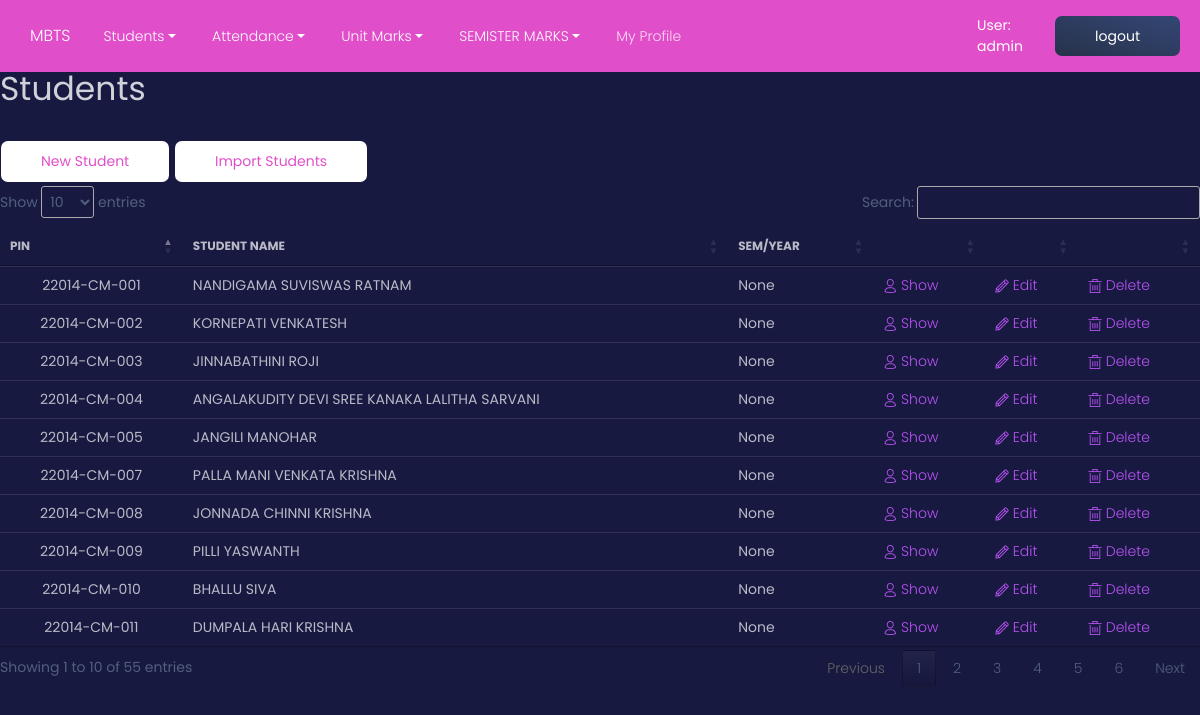
The app's page /n/i/ (signed in), older data.
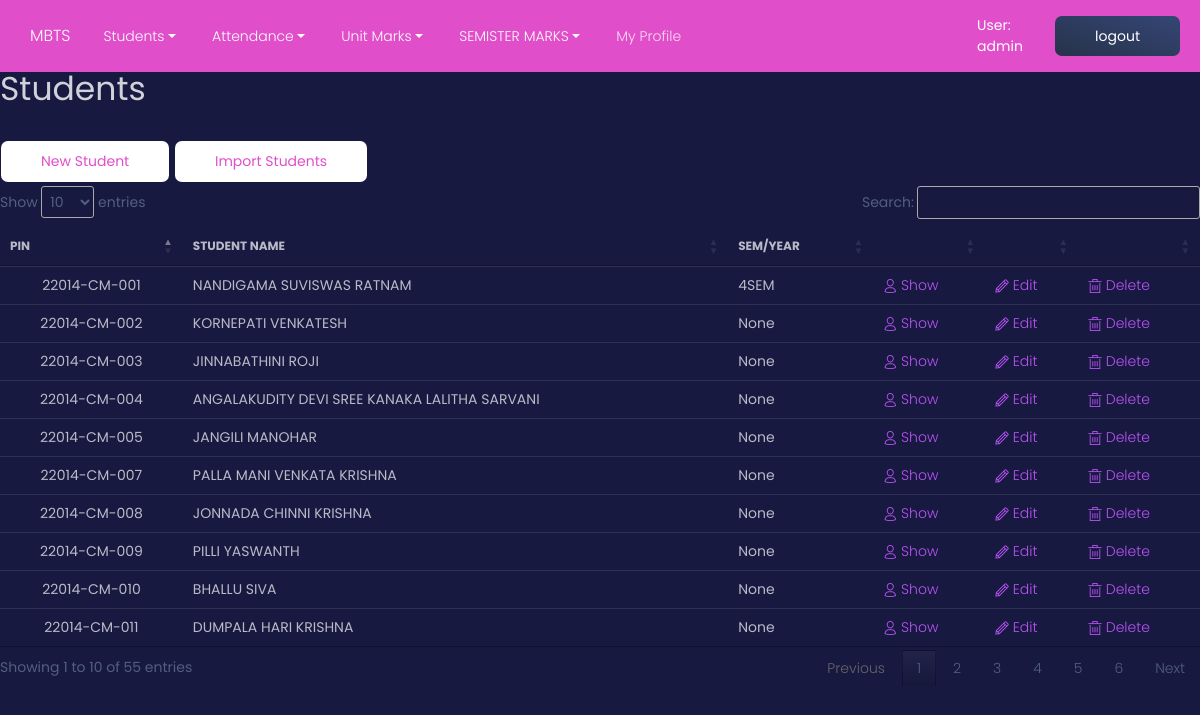
The same page, newer data.
### mbts/models.py (models this page shows)
class Students(models.Model):
    pin = models.CharField(max_length=20, primary_key=True)
    sname=models.CharField(max_length=50, default='student')
    fname=models.CharField(max_length=50, default='father')
    mname=models.CharField(max_length=50, default='mother')
    sem = models.CharField(max_length=10, null=True, choices=StudentClass.SEMS,)
    phno=models.CharField(max_length=12, null = True)
    fphno=models.CharField(max_length=12, null=True)
    dob=models.DateTimeField(blank=True, null=True)
    gender=models.CharField(max_length=1,default='M')
    category=models.CharField(max_length=5,blank=True, null=True)
    scategory=models.CharField(max_length=10,blank=True, null=True)
    religion=models.CharField(max_length=20,blank=True, null=True)
    sacno=models.CharField(max_length=20, blank=True, null=True)
    sifsc=models.CharField(max_length=20,blank=True, null=True)
    sbranch=models.CharField(max_length=20,blank=True, null=True)
    macno=models.CharField(max_length=22, blank=True, null=True)
    mifsc=models.CharField(max_length=20,blank=True, null=True)
    mbranch=models.CharField(max_length=20,blank=True, null=True)
    email=models.CharField(max_length=30,blank=True, null=True)
    sscrank=models.IntegerField(default=1234, blank=True, null=True)
    sschallticketno=models.CharField(max_length=20, blank=True, null=True)
    address=models.CharField(max_length=30, blank=True, null=True)
    village=models.CharField(max_length=20, blank=True, null=True)
    mandal=models.CharField(max_length=20, blank=True, null=True)
    dist=models.CharField(max_length=20, blank=True,null=True)
    allotedcategory=models.CharField(max_length=20,blank=True, null=True)
    dateofjoining=models.DateTimeField(blank=True, null=True)
    polycetrank=models.IntegerField(blank=True,null=True)
    polycetno=models.IntegerField(blank=True,null=True)
    aadharno=models.CharField(max_length=22, blank=True,null=True)
    rationno=models.CharField(max_length=20,blank=True,null=True)
    tcno=models.IntegerField(blank=True, null=True)
    discontinueddate=models.DateTimeField(blank=True, null=True)
    odno=models.IntegerField(blank=True,null=True)
    odissueddate=models.DateTimeField(blank=True, null=True)
    tcissueddate=models.DateTimeField(blank=True, null=True)
    studycertificateissueddate=models.DateTimeField(blank=True, null=True)
    studentimage = models.ImageField(
        ("Title Image"),
        upload_to='static/Images/student_image/',
         max_length=None,
         blank = True,null = True)
    user = models.OneToOneField(User, on_delete=models.CASCADE, blank=True, null= True)

### mbts/views/student.py (the view)
# urls.py: path("i/", student.index, name="student_index"),
@login_required
def index(request):
    sl = Students.objects.all
    context = {"sl": sl}
    if(request.user.role == User.STUDENT):
        context["cu"] = request.user.students
        return render(request,"students/sindex.html", context)
    else:
        context["search"] = SearchForm()
        return render(request, "students/index.html", context)

### mbts/forms.py
class SearchForm(ModelForm):
    class Meta:
        model = StudentClass
        fields = ['sem',]
        widgets = {
            'sem': forms.Select(choices=StudentClass.SEMS, attrs={'class': 'form-control'}),
        }

### mbts/templates/students/index.html (shortened to what this page needs)
{% extends "base.html" %}
{% load static %}
{% block content %}
<link href="{% static '/css/jquery.dataTables.min.css' %}" rel="stylesheet"/>
<h1>Students</h1>
<a class="btn btn-primary btn-neutral" href="{% url 'newst' %}">New Student</a>
<a class="btn btn-primary btn-neutral" href="{% url 'student_upload' %}">Import Students</a>
{% if sl %}
    <table class="table">
        <thead>
            <tr>
                <th>PIN</th>
                <th>Student Name</th>
                <th>SEM/YEAR</th>
                <th></th>
                <th></th>
                <th></th>
            </tr>
        </thead>
    <tbody>
    {% for s in sl %}
    <tr>
        <td class="text-center">{{s.pin}}</td>
        <td>{{s.sname}}</td>
        <td>{{s.sem}}</td>
        <td><a href="{% url 'student_show' s.pin %}"> <i class="tim-icons icon-single-02"></i>  Show</a></td>
        <td><a href="{% url 'student_edit' s.pin %}"><i class="tim-icons icon-pencil"></i>  Edit</a></td>
        <td><a href="{% url 'student_delete' s.pin %}"><i class="tim-icons icon-trash-simple"></i>  Delete</a></td>
    </tr>
    {% endfor %}
    </tbody>
    </table>
{% else %}
    <p>No students are available.</p>
{% endif %}
{% endblock %}

Row changes from the older to the newer data that the page shows:
changed Students "22014-CM-001": sem "None" → "4SEM"
